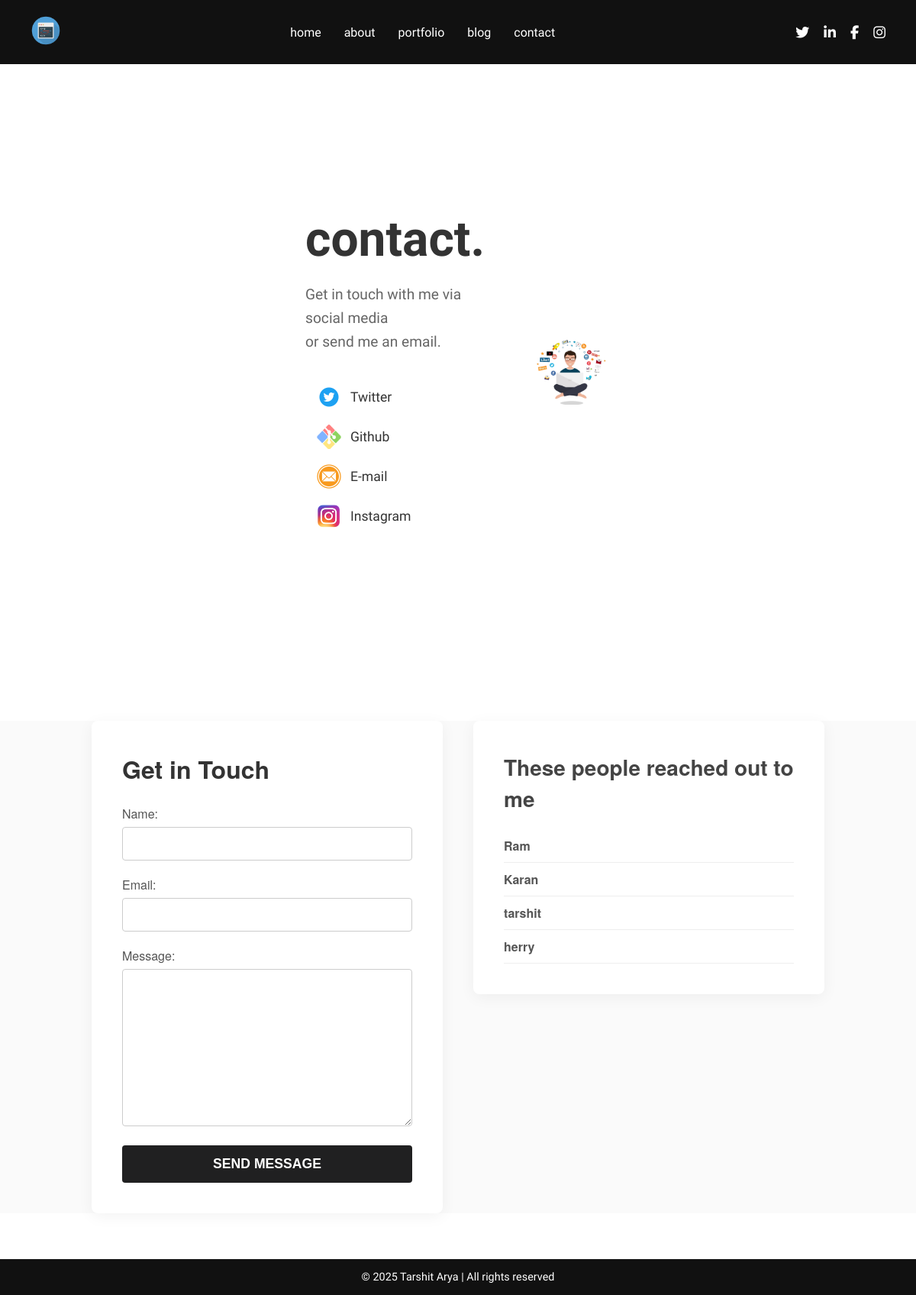
Page /contact/ on the earlier database version.
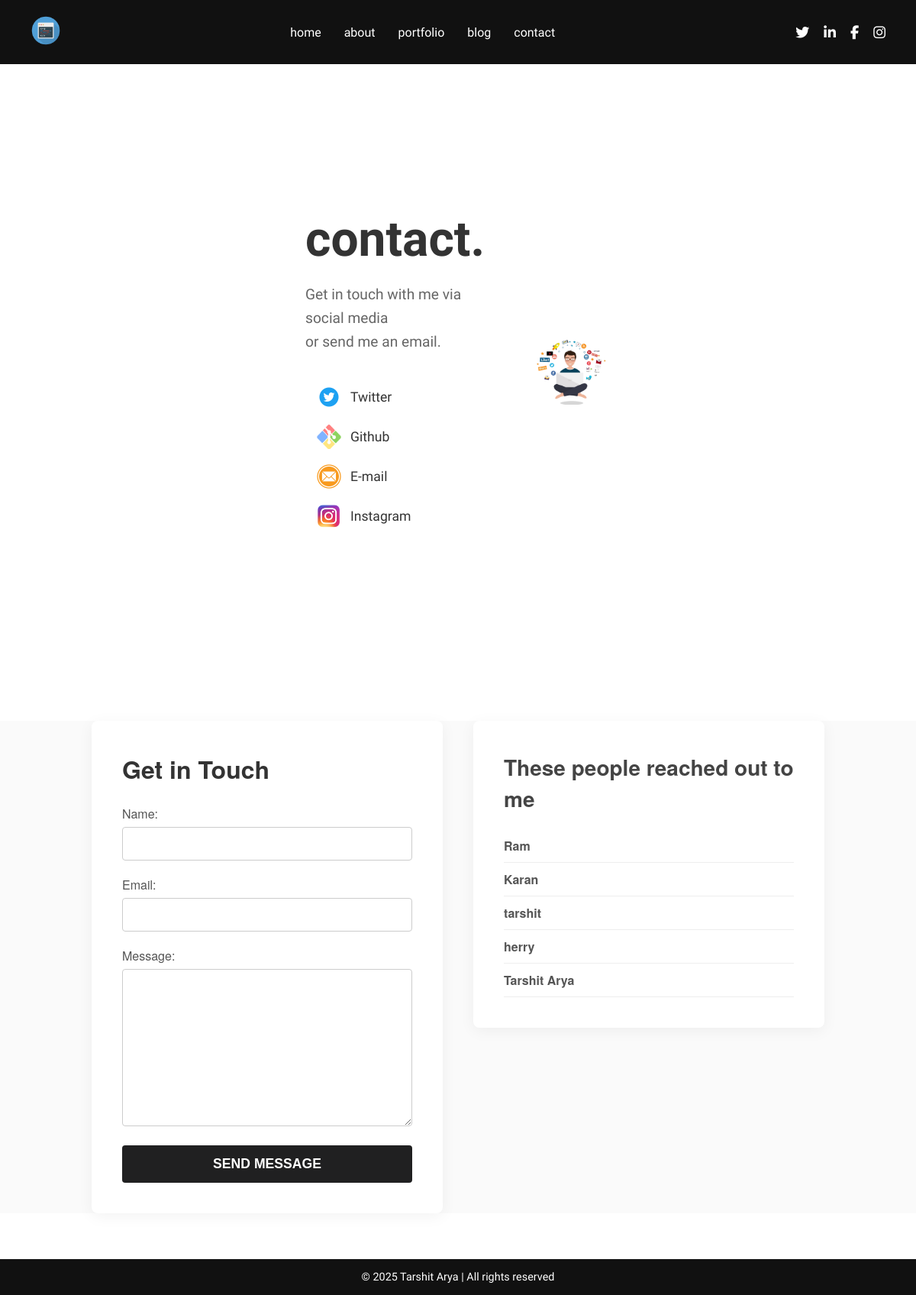
Same page on the later database version.
### contact/models.py (models this page shows, shortened)
class Contact(models.Model):
    name = models.CharField(max_length=100)
    email = models.EmailField()
    message = models.TextField()
    created_at = models.DateTimeField(auto_now_add=True)

### contact/views.py (the view)
# urls.py: path('', views.contact, name='contact'),
def contact(request):
    user_name = None
    if request.method == 'POST':
        form = ContactForm(request.POST)
        if form.is_valid():
            contact = form.save()
            user_name = contact.name
            return render(request, 'contact/contact.html', {
                'form': ContactForm(),  # blank form
                'Contacts': Contact.objects.all(),
                'success': True,
                'user_name': user_name
            })
    else:
        form = ContactForm()
    return render(request, 'contact/contact.html', {
        'form': form,
        'Contacts': Contact.objects.all()
    })

### contact/templates/contact/contact.html (shortened to what this page needs)
{% extends "index.html" %}
{% load static %}
{% block content %}
<div class="split-contact-container">
  <div class="contact-left">
    <h1><span class="dot">contact</span>.</h1>
    <p class="subtitle">Get in touch with me via social media<br>or send me an email.</p>
    <div class="social-icons">
      <a href="https://twitter.com/" target="_blank"><img src="{% static 'img/twit.png' %}" alt="Twitter"> Twitter</a>
      <a href="https://github.com/" target="_blank"><img src="{% static 'img/git.png' %}" alt="git"> Github</a>
      <a href="https://gmail.com/" target="_blank"><img src="{% static 'img/email.png' %}" alt="Email"> E-mail</a>
      <a href="https://instagram.com/" target="_blank"><img src="{% static 'img/insta.png' %}" alt="Instagram"> Instagram</a>
    </div>
  </div>
  <div class="contact-right">
    <img src="{% static 'img/contact_main.png' %}" alt="Profile Art" />
  </div>
</div>
<main class="contact-page">
  <section class="contact-body">
    <div class="contact-form-wrapper">
      <h2>Get in Touch</h2>
      <form method="post">
        <div class="form-group">
          {{ form.name.label_tag }}
          {{ form.name }}
        </div>
        <div class="form-group">
          {{ form.email.label_tag }}
          {{ form.email }}
        </div>
        <div class="form-group">
          {{ form.message.label_tag }}
          {{ form.message }}
        </div>
        <button type="submit" class="btn-submit">Send Message</button>
      </form>
    </div>
    <div class="contact-info-wrapper">
      <h3>These people reached out to me</h3>
      <ul class="contact-list">
        {% for contact in Contacts|slice:"0:5" %}
          <li><strong>{{ contact.name }}</strong></li>
        {% empty %}
          <li>No messages yet.</li>
        {% endfor %}
      </ul>
    </div>
  </section>
</main>
{% endblock %}

### templates/index.html (shortened to what this page needs)
{% load static %}
<!DOCTYPE html>
<html lang="en">
  <head>
    <link rel="stylesheet" href="{% static 'style.css' %}" />
  </head>
  <body>
    <header>
      <div class="nav-container">
        <div class="logo">
          <img src="{% static 'img/logo_icon.png' %}" alt="Logo" />
        </div>
        <ul class="nav-links">
          <li><a href="{% url 'home' %}">home</a></li>
          <li><a href="{% url 'about' %}">about</a></li>
          <li><a href="{% url 'portfolio' %}">portfolio</a></li>
          <li><a href="{% url 'blog' %}">blog</a></li>
          <li><a href="{% url 'contact' %}">contact</a></li>
        </ul>
        <div class="social-icons">
          <a href="#"><i class="fa fa-twitter"></i></a>
          <a href="#"><i class="fa fa-linkedin"></i></a>
          <a href="#"><i class="fa fa-facebook"></i></a>
          <a href="#"><i class="fa fa-instagram"></i></a>
        </div>
      </div>
    </header>
{% block content %}{% endblock %}
    <footer>
      <p>© 2025 Tarshit Arya | All rights reserved</p>
    </footer>
  </body>
</html>

### static/style.css (style rules this page uses)
* { margin: 0; padding: 0; box-sizing: border-box; }
body { font-family: 'Raleway', sans-serif; background-color: #fff; color: #333; }
header { background-color: #111; padding: 20px 40px; color: white; }
.nav-container { display: flex; justify-content: space-between; align-items: center; flex-wrap: wrap; }
.logo img { height: 40px; }
.nav-links { display: flex; gap: 30px; list-style: none; }
.nav-links a { color: white; text-decoration: none; font-weight: 500; text-transform: lowercase; }
.social-icons a { color: white; margin-left: 15px; font-size: 18px; }
footer { background-color: #111; color: white; text-align: center; padding: 15px 0; font-size: 0.9rem; margin-top: 40px; }
.contact-page { font-family: 'Helvetica Neue', Helvetica, Arial, sans-serif; color: #333; background-color: #FAFAFA; margin: 0; padding: 0; }
.contact-body { display: flex; justify-content: space-between; align-items: flex-start; max-width: 1000px; margin: 60px auto; padding: 0 20px; gap: 40px; }
.contact-form-wrapper, .contact-info-wrapper { flex: 1; background-color: #FFFFFF; padding: 40px; border-radius: 8px; box-shadow: 0 4px 20px rgba(0, 0, 0, 0.05); }
.contact-form-wrapper h2 { font-size: 2rem; margin-bottom: 24px; }
.form-group { margin-bottom: 20px; }
.form-group label { display: block; margin-bottom: 6px; font-weight: 500; color: #555; }
.form-group input, .form-group textarea { width: 100%; padding: 12px 15px; border: 1px solid #ccc; border-radius: 4px; font-size: 1rem; resize: vertical; }
.btn-submit { display: block; width: 100%; padding: 14px 0; background-color: #202021; color: #FFFFFF; font-size: 1.1rem; font-weight: 600; text-transform: uppercase; border: none; border-radius: 4px; cursor: pointer; transition: background-color 0.3s ease; }
.contact-info-wrapper h3 { font-size: 1.75rem; margin-bottom: 20px; color: #444; }
.contact-list { list-style: none; padding: 0; }
.contact-list li { padding: 10px 0; border-bottom: 1px solid #eee; color: #555; }
.split-contact-container { display: flex; flex-direction: row; align-items: center; justify-content: space-between; background: #fff; padding: 60px 400px; height: 100vh; }
.contact-left { flex: 1; padding-right: 60px; }
.contact-left h1 { font-size: 4rem; font-weight: bold; color: #333; }
.contact-left .subtitle { font-size: 1.2rem; color: #666; margin: 20px 0; line-height: 1.6; }
.contact-left .social-icons { display: flex; flex-direction: column; gap: 20px; margin-top: 40px; }
.contact-left .social-icons a { display: flex; align-items: center; text-decoration: none; font-weight: 500; color: #333; font-size: 1.1rem; }
.contact-left .social-icons img { width: 32px; height: 32px; margin-right: 12px; }
.contact-left h1 .dot { color: #333; }
.contact-right { flex: 1; display: flex; justify-content: center; align-items: center; }
.contact-right img { max-width: 100%; height: auto; object-fit: contain; }

Differences in the rows shown:
added Contact: name "Tarshit Arya"
